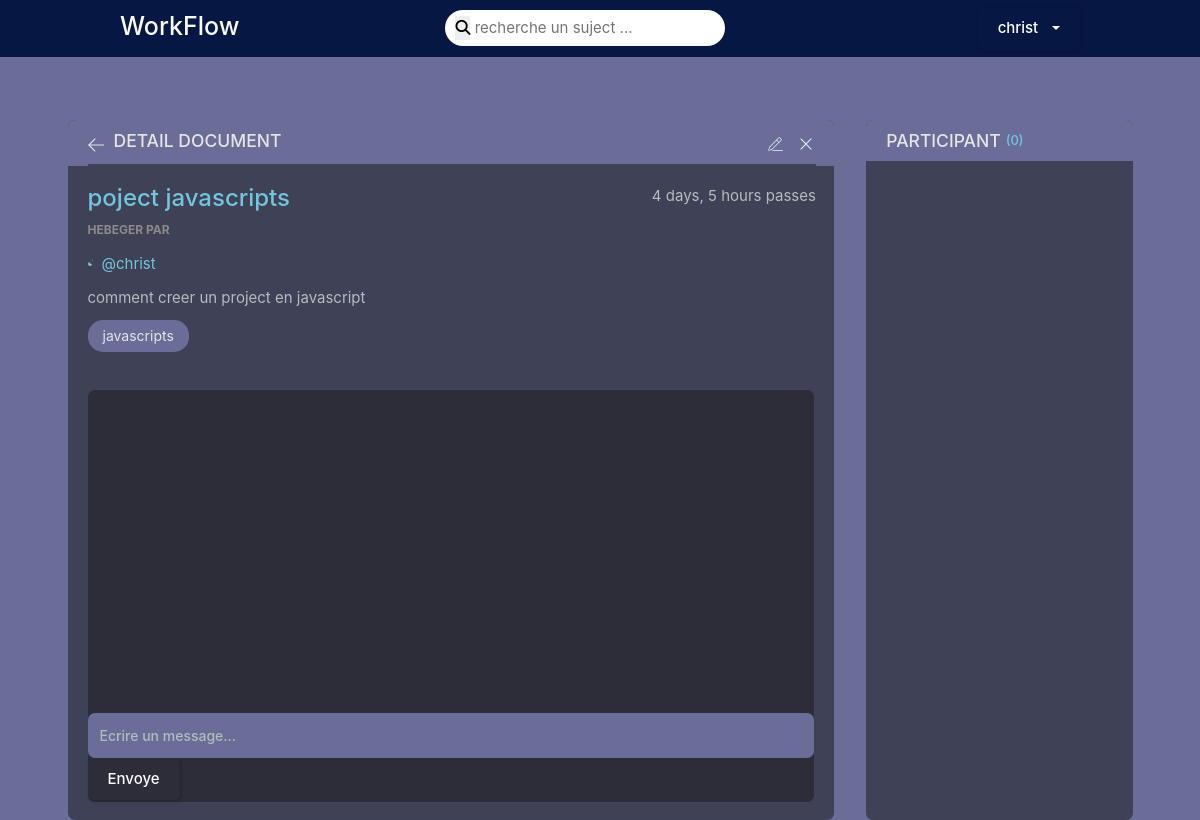
Before: /document/6/ (signed in) with the older database file.
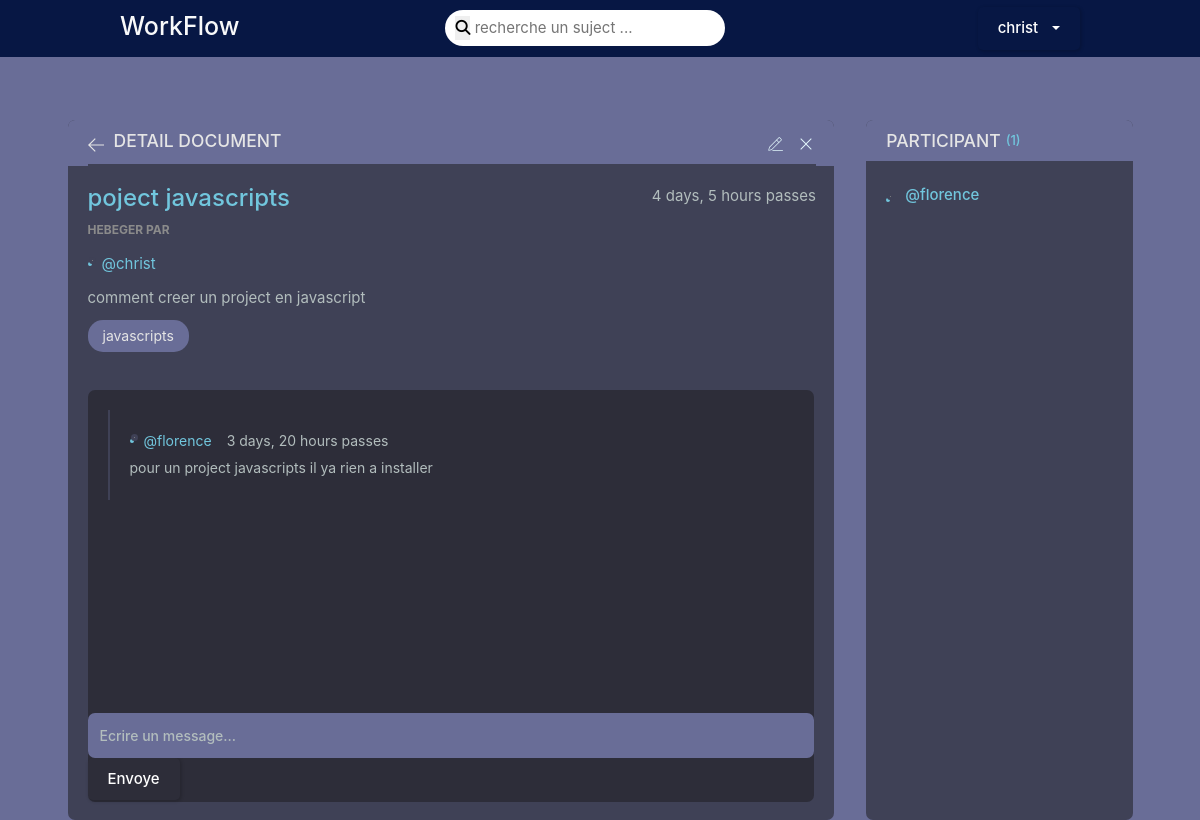
After: the same page with the newer database file.
### forum/models.py (models this page shows, shortened)
class Message(models.Model):
    user = models.ForeignKey(User,on_delete=models.CASCADE)
    document = models.ForeignKey(Document,on_delete=models.CASCADE)
    group = models.ForeignKey(Group, on_delete=models.CASCADE, null=True, blank=True)
    corp = models.TextField()
    modifier_message = models.DateTimeField(auto_now=True)
    creer_message = models.DateTimeField(auto_now_add=True)
    class Meta:
        ordering = ['-creer_message']

### authuser/models.py (models this page shows)
class User(AbstractUser):
    username = models.CharField(max_length=500, null=True)
    email = models.EmailField(unique=True, null=True)
    bio = models.TextField(null=True)
    localisation = models.CharField(max_length=100,null=True)
    avatar = models.ImageField(upload_to='media/avataruser', null=True,blank=True)
    USERNAME_FIELD = 'email'
    REQUIRED_FIELDS = ['username']

### forum/views.py (the view, shortened to what this page needs)
# urls.py: path('document/<int:pk>/',views.document,name='document'),
@login_required(login_url='login')
def document(request, pk):
    document = Document.objects.get(id=pk)
    message = document.message_set.all().order_by('-creer_message')
    participant = document.participant.all()
    context = {
        'document':document,
        'message':message,
        'participant':participant
    }
    return render(request,'forum/document.html',context)

### forum/models.py (called while the page is built)
    def __str__(self):
        return self.noms_suj

### templates/forum/document.html (shortened to what this page needs)
{% extends 'menu/base.html' %}
{% load static %}
{% block content %}
{% include 'menu/navbar.html' %}
<br><br><br><br>
<main class="profile-page layout layout--2">
    <div class="container">
      <div class="room">
        <div class="room__top">
          <div class="room__topLeft">
            <a href="{% url 'accueil' %}">
              <svg version="1.1" xmlns="http://www.w3.org/2000/svg" width="32" height="32" viewBox="0 0 32 32">
                <title>arrow-left</title>
                <path
                  d="M13.723 2.286l-13.723 13.714 13.719 13.714 1.616-1.611-10.96-10.96h27.625v-2.286h-27.625l10.965-10.965-1.616-1.607z">
                </path>
              </svg>
            </a>
            <h3>Detail Document</h3>
          </div>
          {% if document.auteur == request.user %}
          <div class="room__topRight">
            <a href="{% url 'modifier-document' document.id %}">
            </a>
            <a href="{% url 'delete' document.id %}">
              <svg version="1.1" xmlns="http://www.w3.org/2000/svg" width="32" height="32" viewBox="0 0 32 32">
                <title>supprimer</title>
                <path
                  d="M27.314 6.019l-1.333-1.333-9.98 9.981-9.981-9.981-1.333 1.333 9.981 9.981-9.981 9.98 1.333 1.333 9.981-9.98 9.98 9.98 1.333-1.333-9.98-9.98 9.98-9.981z">
                </path>
              </svg>
            </a>
          </div>
          {% endif %}
        </div>
        <div class="room__box scroll">
          <div class="room__header scroll">
            <div class="room__info">
              <h3>{{document.noms_doc}}</h3>
              <span>  {{document.creer_doc|timesince}} passes</span>
            </div>
            <div class="room__hosted">
              <p>Hebeger par</p>
              <a href="{% url 'profile' document.auteur.id %}" class="room__author">
                <div class="avatar avatar--small">
                </div>
                <span>@{{document.auteur.username}}</span>
              </a>
            </div>
            <div class="room__details">
              {{document.description}}
            </div>
            <span class="room__topics">{{document.suject}}</span>
          </div>
          <div class="room__conversation">
            <div class="threads scroll">
              {% for mes in message %}
              <div class="thread">
                <div class="thread__top">
                  <div class="thread__author">
                    <a href="" class="thread__authorInfo">
                      <div class="avatar avatar--small">
                      </div>
                      <span>@{{mes.user.username}}</span>
                    </a>
                    <span class="thread__date">{{mes.creer_message|timesince}} passes</span>
                  </div>
                </div>
                <div class="thread__details">
                 {{mes.corp}}
                </div>
              </div>
              {% endfor %}
            </div>
          </div>
        </div>
        {% if request.user.is_authenticated %}
        <div class="room__message">
          <form action="" method="POST">
            <input name="corps" placeholder="Ecrire un message..." /><br>
            <button type="submit" class="btn">Envoye</button>
          </form>
        </div>
        {% endif %}
      </div>
      <div class="participants">
        <h3 class="participants__top">
          {% if participant.all.count == 0 %}
          Participant
          {% elif participant.all.count == 1 %}
          Participant
          {% else %}
          Participants
          {% endif %}
          <span>
          ({{participant.all.count}})
        </span>
        </h3>
        <div class="participants__list scroll">
          {% for part in participant %}
          <a href="" class="participant">
            <div class="avatar avatar--medium">
            </div>
            <p>
              <span>@{{part.username}}</span>
            </p>
          </a>
          {% endfor %}
        </div>
      </div>
    </div>
  </main>
{% endblock %}

Changed rows visible on the page:
added Message: user.username "florence", creer_message "3 days, 20 hours", corp "pour un project javascripts il ya rien a installer"
now on this page (row edited): User: username "florence"
Other visible differences:
{{ participant.all.count }}: "0" → "1"
